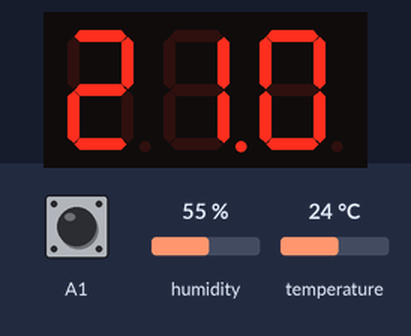
The sketch below on a simulated Arduino Uno, built with avr-gcc and run on an emulated ATmega328P. Shown: 3-digit seven-segment display. The inputs (shaded band) are chosen by the test bench; at power-on: temperature 24 °C, A1 HIGH, humidity 55 %.

Above: at 1.2 s.
1.3 s: temperature set to 12 °C
At 2.6 s:
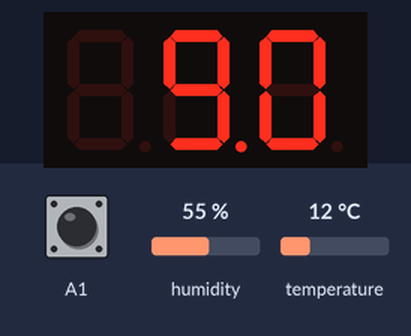
3.5 s: A1 pulled LOW for 0.15 s
At 3.57 s:
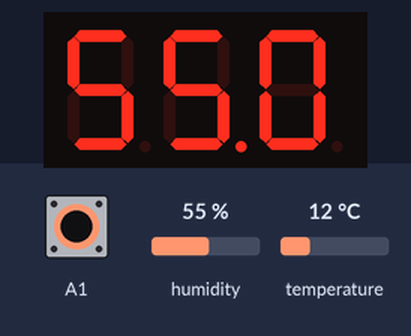
5.1 s: temperature set to 19 °C
At 7.2 s:
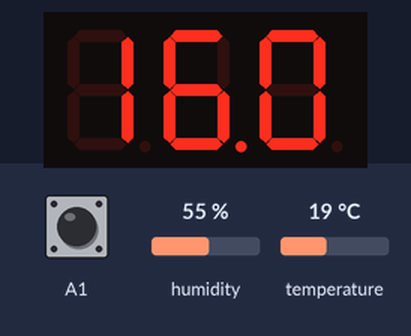
7.5 s: temperature set to 28 °C
At 8.7 s:
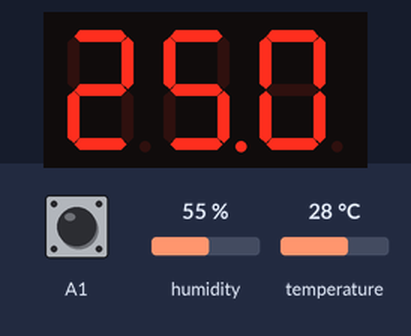
Timing chart, 0 to 10.5 s (numbered marks = the images above; inputs shaded):
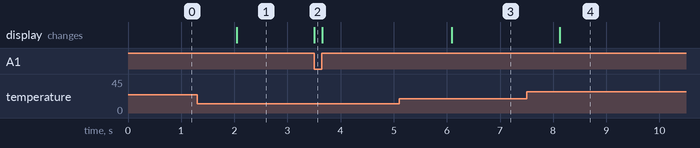

Measured:
- after the input at 1.3 s, the display: changes after 0.75 s (image 1)
- after the input at 3.5 s, the display: changes at once (image 2)
- after the input at 5.1 s, the display: changes after 1.0 s (image 3)
- after the input at 7.5 s, the display: changes after 0.62 s (image 4)

The sketch:

attiny2313_3digit_dht11.ino
```cpp
// (licence header left out)
#include "DHT.h"

#define DHTPIN 12     // Digital pin connected to the DHT sensor
#define DHTTYPE DHT11
DHT dht(DHTPIN, DHTTYPE);

#include "SevSeg.h"
SevSeg sevseg; //Instantiate a seven segment controller object

int buttonState = 1;

void setup() {
  dht.begin();
  byte numDigits = 3;
  byte digitPins[] = {9, 10, 11};
  byte segmentPins[] = {0, 1, 2, 3, 4, 5, 6, 7};
  bool resistorsOnSegments = false; // 'false' means resistors are on digit pins
  byte hardwareConfig = COMMON_ANODE; // See README.md for options
  bool updateWithDelays = true; // Default. Recommended
  bool leadingZeros = false; // Use 'true' if you'd like to keep the leading zeros
  sevseg.begin(hardwareConfig, numDigits, digitPins, segmentPins, resistorsOnSegments, updateWithDelays, leadingZeros);
  sevseg.setBrightness(75);
}

void loop() {
  pinMode(A1, INPUT_PULLUP);
  buttonState = digitalRead(A1);

  // Reading temperature or humidity takes about 250 milliseconds!
  // Sensor readings may also be up to 2 seconds 'old' (its a very slow sensor)
  float h = dht.readHumidity();
  // Read temperature as Celsius (the default)
  float t = dht.readTemperature();

  if(buttonState == LOW){
    sevseg.setNumber(h,1);
  }
  else{
    sevseg.setNumber(t-3,1);
  }
  sevseg.refreshDisplay(); // Must run repeatedly
}
/// END ///
```
